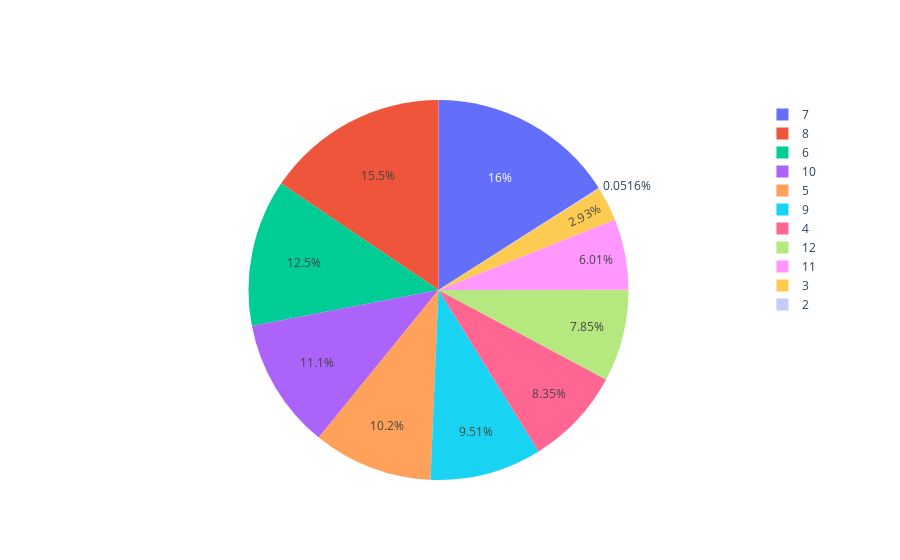

Notebook code cell kept with this figure:
### Code cell
go.Figure(
    data = [go.Pie(labels=df['rooms'], values=df['price'])]
).show()

### Figure 1 — Plotly figure (JSON) as saved in the notebook; plotly's stock layout.template omitted (floating-point values rounded to 4 significant figures; data arrays with more than 128 entries replaced by an {"elided": "..."} marker saying what was removed)
{"data": [{"labels": {"elided": "1728 int values"}, "type": "pie", "values": {"elided": "1728 int values"}}], "layout": {}}
